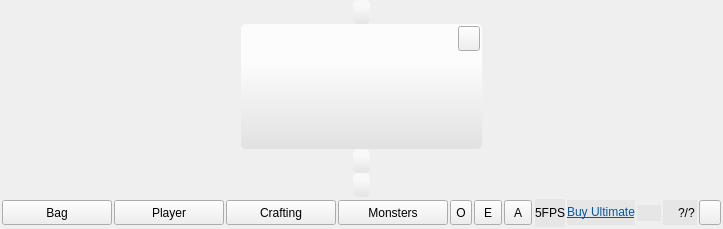
       <widget class="QWidget" name="page_map">
        <layout class="QVBoxLayout" name="verticalLayout_4">
         <property name="spacing">
          <number>0</number>
         </property>
         <property name="leftMargin">
          <number>0</number>
         </property>
         <property name="topMargin">
          <number>0</number>
         </property>
         <property name="rightMargin">
          <number>0</number>
         </property>
         <property name="bottomMargin">
          <number>0</number>
         </property>
         <item>
          <layout class="QHBoxLayout" name="horizontalLayout_16">
           <item>
            <spacer name="horizontalSpacer_13">
             <property name="orientation">
              <enum>Qt::Horizontal</enum>
             </property>
             <property name="sizeHint" stdset="0">
              <size>
               <width>40</width>
               <height>20</height>
              </size>
             </property>
            </spacer>
           </item>
           <item>
            <widget class="QLabel" name="gain">
             <property name="styleSheet">
              <string notr="true">#gain {
background-color: qlineargradient(spread:pad, x1:0, y1:0.3, x2:0, y2:1, stop:0 rgba(255, 255, 255, 150), stop:1 rgba(221, 221, 221, 150));
border-color: rgb(204, 204, 204);
border-radius: 5px;
padding:5px;
color: rgb(0, 0, 0);
}</string>
             </property>
            </widget>
           </item>
           <item>
            <spacer name="horizontalSpacer_14">
             <property name="orientation">
              <enum>Qt::Horizontal</enum>
             </property>
             <property name="sizeHint" stdset="0">
              <size>
               <width>40</width>
               <height>20</height>
              </size>
             </property>
            </spacer>
           </item>
          </layout>
         </item>
         <item>
          <spacer name="verticalSpacer_5">
           <property name="orientation">
            <enum>Qt::Vertical</enum>
           </property>
           <property name="sizeHint" stdset="0">
            <size>
             <width>0</width>
             <height>0</height>
            </size>
           </property>
          </spacer>
         </item>
         <item>
          <layout class="QHBoxLayout" name="horizontalLayout_18">
           <item>
            <spacer name="horizontalSpacer_11">
             <property name="orientation">
              <enum>Qt::Horizontal</enum>
             </property>
             <property name="sizeHint" stdset="0">
              <size>
               <width>40</width>
               <height>20</height>
              </size>
             </property>
            </spacer>
           </item>
           <item>
            <widget class="QFrame" name="IG_dialog">
             <property name="minimumSize">
              <size>
               <width>100</width>
               <height>100</height>
              </size>
             </property>
             <property name="styleSheet">
              <string notr="true">#IG_dialog {
background-color: qlineargradient(spread:pad, x1:0, y1:0.3, x2:0, y2:1, stop:0 rgba(255, 255, 255, 200), stop:1 rgba(221, 221, 221, 200));
border-color: rgb(204, 204, 204);
border-radius: 5px;
}</string>
             </property>
             <layout class="QVBoxLayout" name="verticalLayout_5">
              <property name="spacing">
               <number>2</number>
              </property>
              <property name="leftMargin">
               <number>2</number>
              </property>
              <property name="topMargin">
               <number>2</number>
              </property>
              <property name="rightMargin">
               <number>2</number>
              </property>
              <property name="bottomMargin">
               <number>2</number>
              </property>
              <item>
               <layout class="QHBoxLayout" name="horizontalLayout_19">
                <item>
                 <spacer name="horizontalSpacer_55">
                  <property name="orientation">
                   <enum>Qt::Horizontal</enum>
                  </property>
                  <property name="sizeHint" stdset="0">
                   <size>
                    <width>40</width>
                    <height>20</height>
                   </size>
                  </property>
                 </spacer>
                </item>
                <item>
                 <widget class="QLabel" name="IG_dialog_name">
                  <property name="minimumSize">
                   <size>
                    <width>20</width>
                    <height>0</height>
                   </size>
                  </property>
                  <property name="styleSheet">
                   <string notr="true">padding-left:22px;color: rgb(0, 0, 0);</string>
                  </property>
                 </widget>
                </item>
                <item>
                 <spacer name="horizontalSpacer_17">
                  <property name="orientation">
                   <enum>Qt::Horizontal</enum>
                  </property>
                  <property name="sizeHint" stdset="0">
                   <size>
                    <width>40</width>
                    <height>20</height>
                   </size>
                  </property>
                 </spacer>
                </item>
                <item>
                 <widget class="QToolButton" name="close_IG_dialog">
                  <property name="minimumSize">
                   <size>
                    <width>22</width>
                    <height>25</height>
                   </size>
                  </property>
                  <property name="maximumSize">
                   <size>
                    <width>22</width>
                    <height>25</height>
                   </size>
                  </property>
                  <property name="styleSheet">
                   <string notr="true">QToolButton::hover {
background-position:left center;
}
QToolButton::pressed {
background-position:left bottom;
}
QToolButton { 
background-image: url(:/CC/images/interface/quit.png);
border-image: url(:/CC/images/empty.png);
}</string>
                  </property>
                 </widget>
                </item>
               </layout>
              </item>
              <item>
               <spacer name="verticalSpacer_9">
                <property name="orientation">
                 <enum>Qt::Vertical</enum>
                </property>
                <property name="sizeHint" stdset="0">
                 <size>
                  <width>20</width>
                  <height>40</height>
                 </size>
                </property>
               </spacer>
              </item>
              <item>
               <widget class="QLabel" name="IG_dialog_text">
                <property name="styleSheet">
                 <string notr="true">#IG_dialog_text{color: rgb(0, 0, 0);}</string>
                </property>
                <property name="textFormat">
                 <enum>Qt::RichText</enum>
                </property>
                <property name="wordWrap">
                 <bool>true</bool>
                </property>
               </widget>
              </item>
              <item>
               <spacer name="verticalSpacer_10">
                <property name="orientation">
                 <enum>Qt::Vertical</enum>
                </property>
                <property name="sizeHint" stdset="0">
                 <size>
                  <width>20</width>
                  <height>40</height>
                 </size>
                </property>
               </spacer>
              </item>
             </layout>
            </widget>
           </item>
           <item>
            <spacer name="horizontalSpacer_12">
             <property name="orientation">
              <enum>Qt::Horizontal</enum>
             </property>
             <property name="sizeHint" stdset="0">
              <size>
               <width>40</width>
               <height>20</height>
              </size>
             </property>
            </spacer>
           </item>
          </layout>
         </item>
         <item>
          <spacer name="verticalSpacer_8">
           <property name="orientation">
            <enum>Qt::Vertical</enum>
           </property>
           <property name="sizeHint" stdset="0">
            <size>
             <width>0</width>
             <height>0</height>
            </size>
           </property>
          </spacer>
         </item>
         <item>
          <layout class="QHBoxLayout" name="horizontalLayout_persistant_tip">
           <item>
            <spacer name="horizontalSpacer_18">
             <property name="orientation">
              <enum>Qt::Horizontal</enum>
             </property>
             <property name="sizeHint" stdset="0">
              <size>
               <width>40</width>
               <height>20</height>
              </size>
             </property>
            </spacer>
           </item>
           <item>
            <widget class="QLabel" name="tip">
             <property name="styleSheet">
              <string notr="true">#tip { background-color: qlineargradient(spread:pad, x1:0, y1:0.3, x2:0, y2:1, stop:0 rgba(255, 255, 255, 150), stop:1 rgba(221, 221, 221, 150));
border-color: rgb(204, 204, 204);
border-radius: 5px;
padding:5px;
color: rgb(0, 0, 0);
}</string>
             </property>
            </widget>
           </item>
           <item>
            <spacer name="horizontalSpacer_19">
             <property name="orientation">
              <enum>Qt::Horizontal</enum>
             </property>
             <property name="sizeHint" stdset="0">
              <size>
               <width>40</width>
               <height>20</height>
              </size>
             </property>
            </spacer>
           </item>
          </layout>
         </item>
         <item>
          <layout class="QHBoxLayout" name="horizontalLayout_17">
           <item>
            <spacer name="horizontalSpacer_15">
             <property name="orientation">
              <enum>Qt::Horizontal</enum>
             </property>
             <property name="sizeHint" stdset="0">
              <size>
               <width>40</width>
               <height>20</height>
              </size>
             </property>
            </spacer>
           </item>
           <item>
            <widget class="QLabel" name="persistant_tip">
             <property name="styleSheet">
              <string notr="true">#persistant_tip { background-color: qlineargradient(spread:pad, x1:0, y1:0.3, x2:0, y2:1, stop:0 rgba(255, 255, 255, 150), stop:1 rgba(221, 221, 221, 150));
border-color: rgb(204, 204, 204);
border-radius: 5px;
padding:5px;
color: rgb(0, 0, 0);
}</string>
             </property>
            </widget>
           </item>
           <item>
            <spacer name="horizontalSpacer_16">
             <property name="orientation">
              <enum>Qt::Horizontal</enum>
             </property>
             <property name="sizeHint" stdset="0">
              <size>
               <width>40</width>
               <height>20</height>
              </size>
             </property>
            </spacer>
           </item>
          </layout>
         </item>
         <item>
          <widget class="QFrame" name="frame_main_display_bottom">
           <property name="minimumSize">
            <size>
             <width>0</width>
             <height>32</height>
            </size>
           </property>
           <property name="maximumSize">
            <size>
             <width>16777215</width>
             <height>32</height>
            </size>
           </property>
           <property name="styleSheet">
            <string notr="true">#frame_main_display_bottom{background-image: url(:/CC/images/interface/baroption.png);}</string>
           </property>
           <layout class="QHBoxLayout" name="horizontalLayout_64">
            <property name="spacing">
             <number>0</number>
            </property>
            <property name="leftMargin">
             <number>0</number>
            </property>
            <property name="topMargin">
             <number>0</number>
            </property>
            <property name="rightMargin">
             <number>0</number>
            </property>
            <property name="bottomMargin">
             <number>0</number>
            </property>
            <item>
             <layout class="QHBoxLayout" name="horizontalLayout_10">
              <property name="spacing">
               <number>2</number>
              </property>
              <property name="leftMargin">
               <number>2</number>
              </property>
              <property name="topMargin">
               <number>2</number>
              </property>
              <property name="rightMargin">
               <number>2</number>
              </property>
              <property name="bottomMargin">
               <number>2</number>
              </property>
              <item>
               <widget class="QPushButton" name="pushButton_interface_bag">
                <property name="minimumSize">
                 <size>
                  <width>110</width>
                  <height>25</height>
                 </size>
                </property>
                <property name="maximumSize">
                 <size>
                  <width>110</width>
                  <height>25</height>
                 </size>
                </property>
                <property name="text">
                 <string>Bag</string>
                </property>
               </widget>
              </item>
              <item>
               <widget class="QPushButton" name="pushButton_interface_trainer">
                <property name="minimumSize">
                 <size>
                  <width>110</width>
                  <height>25</height>
                 </size>
                </property>
                <property name="maximumSize">
                 <size>
                  <width>110</width>
                  <height>25</height>
                 </size>
                </property>
                <property name="text">
                 <string>Player</string>
                </property>
               </widget>
              </item>
              <item>
               <widget class="QPushButton" name="pushButton_interface_crafting">
                <property name="minimumSize">
                 <size>
                  <width>110</width>
                  <height>25</height>
                 </size>
                </property>
                <property name="maximumSize">
                 <size>
                  <width>110</width>
                  <height>25</height>
                 </size>
                </property>
                <property name="text">
                 <string>Crafting</string>
                </property>
               </widget>
              </item>
              <item>
               <widget class="QPushButton" name="pushButton_interface_monsters">
                <property name="minimumSize">
                 <size>
                  <width>110</width>
                  <height>25</height>
                 </size>
                </property>
                <property name="maximumSize">
                 <size>
                  <width>110</width>
                  <height>25</height>
                 </size>
                </property>
                <property name="text">
                 <string>Monsters</string>
                </property>
               </widget>
              </item>
              <item>
               <widget class="QToolButton" name="toolButtonOptions">
                <property name="minimumSize">
                 <size>
                  <width>22</width>
                  <height>25</height>
                 </size>
                </property>
                <property name="maximumSize">
                 <size>
                  <width>22</width>
                  <height>25</height>
                 </size>
                </property>
                <property name="toolTip">
                 <string>Options</string>
                </property>
                <property name="text">
                 <string>O</string>
                </property>
               </widget>
              </item>
              <item>
               <widget class="QToolButton" name="toolButtonEncyclopedia">
                <property name="minimumSize">
                 <size>
                  <width>28</width>
                  <height>25</height>
                 </size>
                </property>
                <property name="maximumSize">
                 <size>
                  <width>28</width>
                  <height>25</height>
                 </size>
                </property>
                <property name="toolTip">
                 <string>Encyclopedia</string>
                </property>
                <property name="text">
                 <string>E</string>
                </property>
               </widget>
              </item>
              <item>
               <widget class="QToolButton" name="toolButtonAdmin">
                <property name="minimumSize">
                 <size>
                  <width>28</width>
                  <height>25</height>
                 </size>
                </property>
                <property name="maximumSize">
                 <size>
                  <width>28</width>
                  <height>25</height>
                 </size>
                </property>
                <property name="toolTip">
                 <string>Admin</string>
                </property>
                <property name="text">
                 <string>A</string>
                </property>
               </widget>
              </item>
              <item>
               <spacer name="horizontalSpacer_main_display_tools">
                <property name="orientation">
                 <enum>Qt::Horizontal</enum>
                </property>
                <property name="sizeHint" stdset="0">
                 <size>
                  <width>1</width>
                  <height>20</height>
                 </size>
                </property>
               </spacer>
              </item>
              <item>
               <widget class="QLabel" name="FPS">
                <property name="styleSheet">
                 <string notr="true">background-color: rgb(230, 230, 230);</string>
                </property>
                <property name="text">
                 <string>5FPS</string>
                </property>
               </widget>
              </item>
              <item>
               <widget class="QLabel" name="label_ultimate">
                <property name="sizePolicy">
                 <sizepolicy hsizetype="Minimum" vsizetype="Minimum">
                  <horstretch>0</horstretch>
                  <verstretch>0</verstretch>
                 </sizepolicy>
                </property>
                <property name="minimumSize">
                 <size>
                  <width>0</width>
                  <height>25</height>
                 </size>
                </property>
                <property name="maximumSize">
                 <size>
                  <width>16777215</width>
                  <height>25</height>
                 </size>
                </property>
                <property name="styleSheet">
                 <string notr="true">background-color: rgb(230, 230, 230);</string>
                </property>
                <property name="text">
                 <string>&lt;html&gt;&lt;head/&gt;&lt;body&gt;&lt;p&gt;&lt;a href=&quot;https://shop.first-world.info/en/&quot;&gt;&lt;span style=&quot; text-decoration: underline; color:#0057ae;&quot;&gt;Buy Ultimate&lt;/span&gt;&lt;/a&gt;&lt;/p&gt;&lt;/body&gt;&lt;/html&gt;</string>
                </property>
                <property name="openExternalLinks">
                 <bool>true</bool>
                </property>
               </widget>
              </item>
              <item>
               <widget class="QLabel" name="labelSlow">
                <property name="minimumSize">
                 <size>
                  <width>24</width>
                  <height>16</height>
                 </size>
                </property>
                <property name="maximumSize">
                 <size>
                  <width>24</width>
                  <height>16</height>
                 </size>
                </property>
                <property name="styleSheet">
                 <string notr="true">background-color: rgb(230, 230, 230);</string>
                </property>
                <property name="pixmap">
                 <pixmap resource="../../resources/client-resources-multi.qrc">:/CC/images/multi/slow.png</pixmap>
                </property>
               </widget>
              </item>
              <item>
               <widget class="QFrame" name="frame_main_display_interface_player">
                <property name="minimumSize">
                 <size>
                  <width>25</width>
                  <height>25</height>
                 </size>
                </property>
                <property name="maximumSize">
                 <size>
                  <width>16777215</width>
                  <height>25</height>
                 </size>
                </property>
                <property name="styleSheet">
                 <string notr="true">background-color: rgb(230, 230, 230);</string>
                </property>
                <layout class="QHBoxLayout" name="horizontalLayout_11">
                 <property name="leftMargin">
                  <number>2</number>
                 </property>
                 <property name="topMargin">
                  <number>0</number>
                 </property>
                 <property name="rightMargin">
                  <number>2</number>
                 </property>
                 <property name="bottomMargin">
                  <number>0</number>
                 </property>
                 <item>
                  <widget class="QLabel" name="label_interface_player_img">
                   <property name="minimumSize">
                    <size>
                     <width>0</width>
                     <height>23</height>
                    </size>
                   </property>
                   <property name="maximumSize">
                    <size>
                     <width>16777215</width>
                     <height>23</height>
                    </size>
                   </property>
                   <property name="styleSheet">
                    <string notr="true">border: 0px;
background-image: url(:/CC/images/empty.png);</string>
                   </property>
                   <property name="pixmap">
                    <pixmap resource="../../resources/client-resources.qrc">:/CC/images/interface/player.png</pixmap>
                   </property>
                  </widget>
                 </item>
                 <item>
                  <widget class="QLabel" name="label_interface_number_of_player">
                   <property name="styleSheet">
                    <string notr="true">border: 0px;
background-image: url(:/CC/images/empty.png);
color: rgb(0, 0, 0);</string>
                   </property>
                   <property name="text">
                    <string notr="true">?/?</string>
                   </property>
                  </widget>
                 </item>
                </layout>
               </widget>
              </item>
              <item>
               <widget class="QToolButton" name="toolButton_interface_quit">
                <property name="minimumSize">
                 <size>
                  <width>22</width>
                  <height>25</height>
                 </size>
                </property>
                <property name="maximumSize">
                 <size>
                  <width>22</width>
                  <height>25</height>
                 </size>
                </property>
                <property name="toolTip">
                 <string>Quit</string>
                </property>
                <property name="styleSheet">
                 <string notr="true">QToolButton::hover {
background-position:left center;
}
QToolButton::pressed {
background-position:left bottom;
}
QToolButton { 
background-image: url(:/CC/images/interface/quit.png);
border-image: url(:/CC/images/empty.png);
}</string>
                </property>
               </widget>
              </item>
             </layout>
            </item>
           </layout>
          </widget>
         </item>
        </layout>
       </widget>
